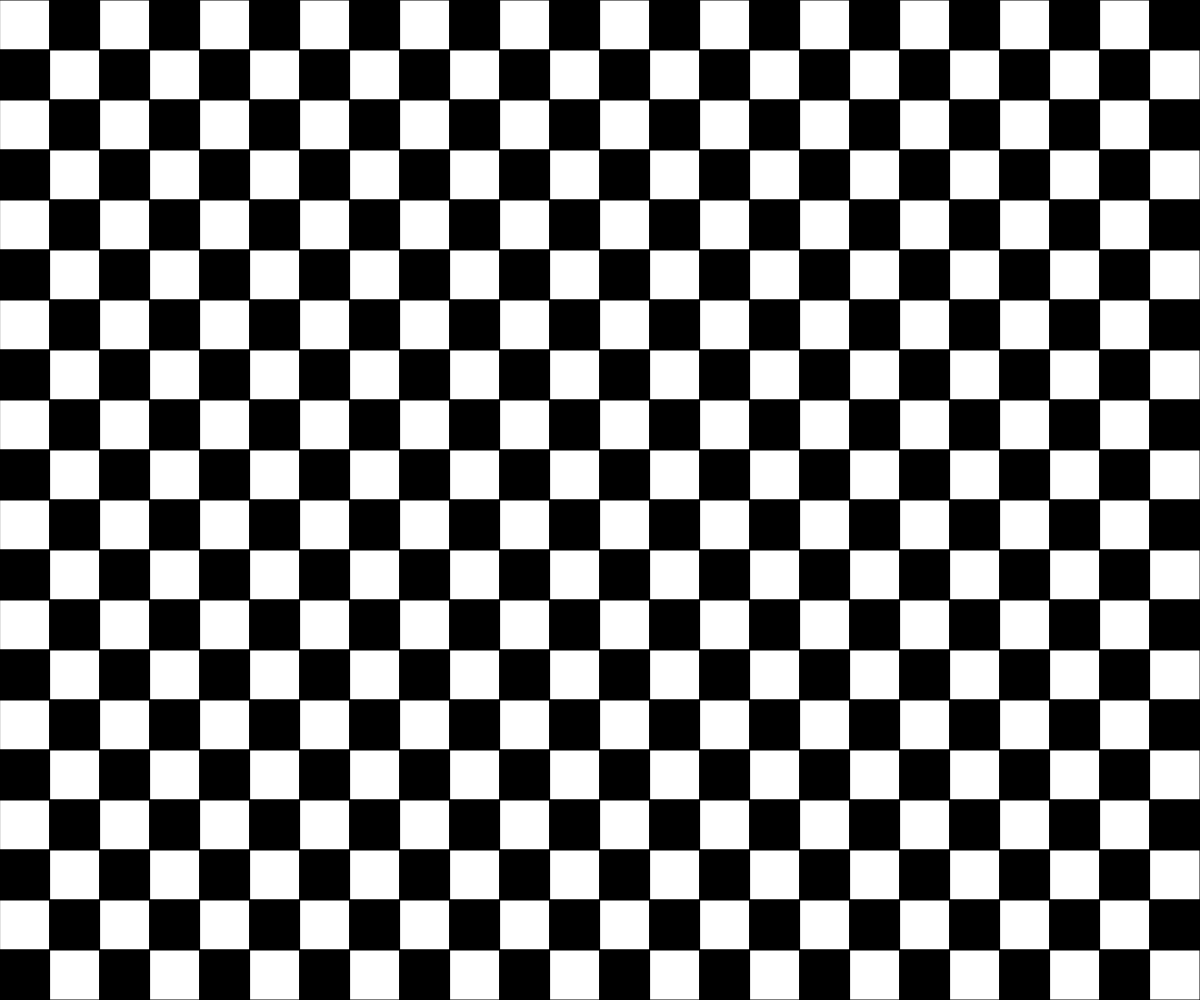
Frame 1 (no input)
Frame 60 (no input): identical to frame 1, image omitted
Frame 120 (the mouse pressed at the canvas centre since frame 60): identical to frame 1, image omitted

The p5.js sketch that drew this single still picture (run headless with seeded random() and noise() and a simulated clock; from frame 60 on, the mouse is pressed at the canvas centre):

// p5.js sketch
// ── sketch.js
// Project Title
// Your Name
// Date
//
// Extra for Experts:
// - describe what you did to take this project "above and beyond"

let i;
let j;
let second;

function setup() {
  createCanvas(windowWidth, windowHeight);
  second = false;
}

function draw() {
  for (i = 0; i < width; i += 50) {
    for (j = 0; j < height; j += 50) {
      if (second === true){
        fill(0);
      }
      else {
        fill(255);
      }
      rect(i, j, 50, 50);
      second = !second;
    }
    second = !second;
  }
}
